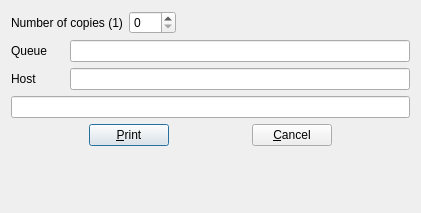
<?xml version="1.0" encoding="UTF-8"?>
<ui version="4.0">
 <class>DialogPrint</class>
 <widget class="QDialog" name="DialogPrint">
  <property name="geometry">
   <rect>
    <x>0</x>
    <y>0</y>
    <width>421</width>
    <height>213</height>
   </rect>
  </property>
  <property name="windowTitle">
   <string>Print</string>
  </property>
  <layout class="QVBoxLayout" name="verticalLayout">
   <item>
    <layout class="QGridLayout" name="gridLayout">
     <item row="0" column="0" colspan="2">
      <widget class="QLabel" name="labelCopies">
       <property name="text">
        <string>Number of copies (1)</string>
       </property>
      </widget>
     </item>
     <item row="0" column="2">
      <widget class="QSpinBox" name="spinCopies">
       <property name="minimum">
        <number>0</number>
       </property>
       <property name="maximum">
        <number>999</number>
       </property>
       <property name="value">
        <number>0</number>
       </property>
      </widget>
     </item>
     <item row="0" column="3">
      <spacer name="horizontalSpacer_4">
       <property name="orientation">
        <enum>Qt::Horizontal</enum>
       </property>
       <property name="sizeHint" stdset="0">
        <size>
         <width>40</width>
         <height>20</height>
        </size>
       </property>
      </spacer>
     </item>
     <item row="1" column="0">
      <widget class="QLabel" name="labelQueue">
       <property name="text">
        <string>Queue</string>
       </property>
      </widget>
     </item>
     <item row="1" column="1" colspan="3">
      <widget class="QLineEdit" name="editQueue"/>
     </item>
     <item row="2" column="0">
      <widget class="QLabel" name="labelHost">
       <property name="text">
        <string>Host</string>
       </property>
      </widget>
     </item>
     <item row="2" column="1" colspan="3">
      <widget class="QLineEdit" name="editHost"/>
     </item>
     <item row="3" column="0" colspan="4">
      <widget class="QLineEdit" name="editCommand"/>
     </item>
    </layout>
   </item>
   <item>
    <layout class="QHBoxLayout" name="horizontalLayout_3">
     <item>
      <spacer name="horizontalSpacer_2">
       <property name="orientation">
        <enum>Qt::Horizontal</enum>
       </property>
       <property name="sizeHint" stdset="0">
        <size>
         <width>40</width>
         <height>20</height>
        </size>
       </property>
      </spacer>
     </item>
     <item>
      <widget class="QPushButton" name="buttonPrint">
       <property name="text">
        <string>&amp;Print</string>
       </property>
       <property name="icon">
        <iconset theme="document-print">
         <normaloff/>
        </iconset>
       </property>
      </widget>
     </item>
     <item>
      <spacer name="horizontalSpacer">
       <property name="orientation">
        <enum>Qt::Horizontal</enum>
       </property>
       <property name="sizeHint" stdset="0">
        <size>
         <width>40</width>
         <height>20</height>
        </size>
       </property>
      </spacer>
     </item>
     <item>
      <widget class="QPushButton" name="buttonCancel">
       <property name="text">
        <string>&amp;Cancel</string>
       </property>
       <property name="icon">
        <iconset theme="dialog-cancel">
         <normaloff/>
        </iconset>
       </property>
      </widget>
     </item>
     <item>
      <spacer name="horizontalSpacer_3">
       <property name="orientation">
        <enum>Qt::Horizontal</enum>
       </property>
       <property name="sizeHint" stdset="0">
        <size>
         <width>40</width>
         <height>20</height>
        </size>
       </property>
      </spacer>
     </item>
    </layout>
   </item>
   <item>
    <spacer name="verticalSpacer">
     <property name="orientation">
      <enum>Qt::Vertical</enum>
     </property>
     <property name="sizeHint" stdset="0">
      <size>
       <width>20</width>
       <height>3</height>
      </size>
     </property>
    </spacer>
   </item>
  </layout>
 </widget>
 <tabstops>
  <tabstop>spinCopies</tabstop>
  <tabstop>editQueue</tabstop>
  <tabstop>editCommand</tabstop>
  <tabstop>buttonPrint</tabstop>
  <tabstop>buttonCancel</tabstop>
 </tabstops>
 <resources/>
 <connections>
  <connection>
   <sender>buttonCancel</sender>
   <signal>clicked()</signal>
   <receiver>DialogPrint</receiver>
   <slot>reject()</slot>
   <hints>
    <hint type="sourcelabel">
     <x>293</x>
     <y>148</y>
    </hint>
    <hint type="destinationlabel">
     <x>387</x>
     <y>157</y>
    </hint>
   </hints>
  </connection>
 </connections>
</ui>
